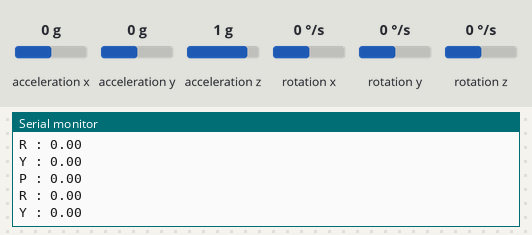
The sketch below on a simulated Arduino Uno, built with avr-gcc and run on an emulated ATmega328P. On the bench: the last lines printed to the serial monitor. The inputs (shaded band) are chosen by the test bench; at power-on: acceleration x 0 g, acceleration y 0 g, acceleration z 1 g, rotation z 0 °/s, rotation x 0 °/s, rotation y 0 °/s.

Above: at 4.2 s.
4.3 s: acceleration x set to -1.4 g
At 5.6 s:
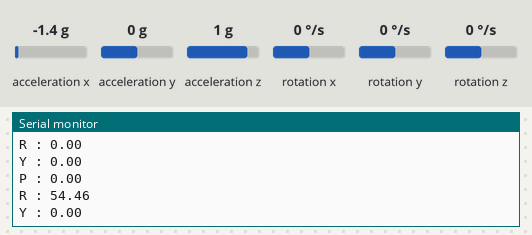
5.8 s: acceleration y set to -1.4 g
At 6.8 s:
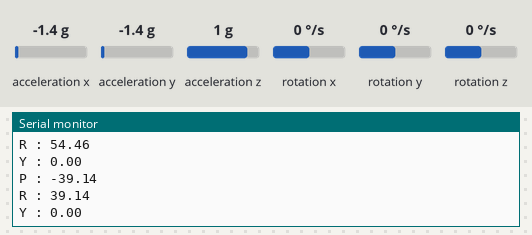
7.3 s: acceleration z set to -1.4 g
At 8.6 s:
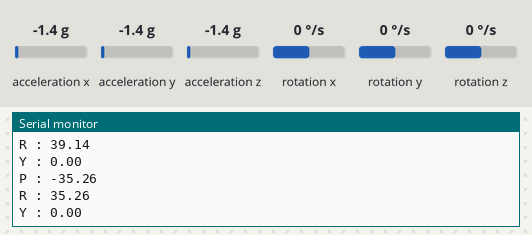
8.8 s: rotation z set to -192 °/s
At 9.7 s:
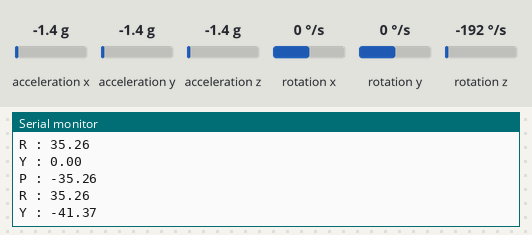
Timing chart, 0 to 11.3 s (numbered marks = the images above; inputs shaded):
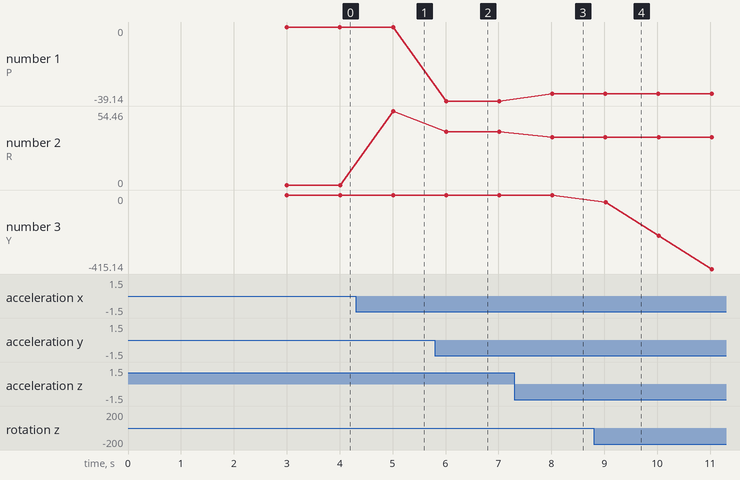

The sketch:

test_mpu6050.ino
```cpp
#include <Wire.h>
#include <MPU6050_light.h>

MPU6050 mpu(Wire);
unsigned long timer = 0;
bool initialized;
float init_x = 0;
float init_y = 0;
float init_z = 0;

void setup() {
  Serial.begin(115200);
  Wire.begin();
  mpu.begin();
  Serial.println("Calculating gyro offset, do not move MPU6050");
  mpu.calcGyroOffsets();  // Calibration
}

void loop() {
  mpu.update();
  if((millis()-timer)>1000) {                        // print data every 10ms
    Serial.print("P : ");
    Serial.println(mpu.getAngleX() - init_x);
    Serial.print("R : ");
    Serial.println(mpu.getAngleY() - init_y);
    Serial.print("Y : ");
    Serial.println(mpu.getAngleZ() - init_z);
    Serial.println();
    timer = millis();

    if (!initialized) {
      init_x = mpu.getAngleX();
      init_y = mpu.getAngleY();
      init_z = mpu.getAngleZ();
      initialized = true;
    }
  }

//  Serial.print("P : ");
//  Serial.println(mpu.getAngleX());
//  Serial.print("R : ");
//  Serial.println(mpu.getAngleY());
//  Serial.print("Y : ");
//  Serial.println(mpu.getAngleZ());
//  delay(10);
}
```

Measured:
- after the input at 4.3 s, the serial monitor: prints a new line after 0.71 s (image 1)
- after the input at 5.8 s, the serial monitor: prints a new line after 0.21 s (image 2)
- after the input at 7.3 s, the serial monitor: prints a new line after 0.72 s (image 3)
- after the input at 8.8 s, the serial monitor: prints a new line after 0.22 s (image 4)
- plotted number 1: 0 → -39.14 after the input at 5.8 s, -39.14 → -35.26 after the input at 7.3 s
- plotted number 2: 0 → 54.46 after the input at 4.3 s, 54.46 → 39.14 after the input at 5.8 s, 39.14 → 35.26 after the input at 7.3 s
- plotted number 3: 0 → -415.14 after the input at 8.8 s
